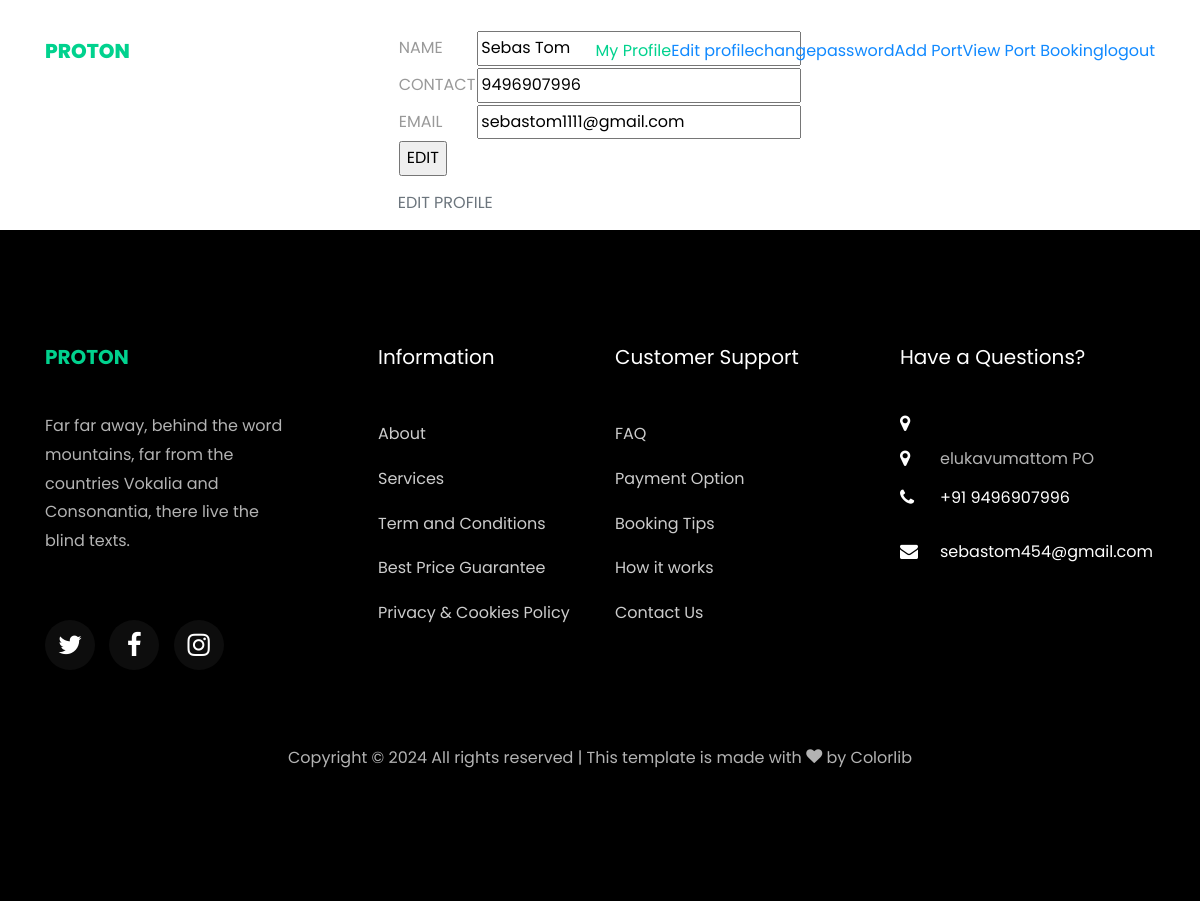
Page /CPO/editprofile/ (signed in) on the committed database.
### Guest/models.py (models this page shows)
class tbl_cpo(models.Model):
    cpo_id = models.CharField(max_length=100)
    cpo_name = models.CharField(max_length=100)
    cpo_contact=models.CharField(max_length=50)
    cpo_email = models.EmailField(max_length=50)
    cpo_password = models.CharField(max_length=50)
    station_name = models.CharField(max_length=50)
    station_proof = models.FileField(upload_to='Assets/CpoProof/')
    place=models.ForeignKey(tbl_place, on_delete=models.CASCADE)

### CPO/views.py (the view)
# urls.py: path('editprofile/',views.Editprofile,name="editprofile"),
def Editprofile(request):
    Data=tbl_cpo.objects.get(id=request.session["cid"])
    if request.method=="POST":
        Data.cpo_name=request.POST.get("txtname")
        Data.cpo_contact=request.POST.get("txtcontact")
        Data.cpo_email=request.POST.get("txtemail")
        Data.save()
        return redirect("webcpo:homepage")
    else:
        return render(request, "CPO/Editprofile.html",{"Edit":Data})

### CPO/Templates/CPO/Editprofile.html (shortened to what this page needs)
{% extends 'CPO/Header.html' %}
{% block content %}
{% load static %}
<!DOCTYPE html>
<html lang="en">
  <head>
  </head>
  <body>
    <form action="" method="post">
      <table align="center">
        <caption>
          EDIT PROFILE
        </caption>
        <tr><td>NAME</td><td><input type="text"  name="txtname"  id=""  value="{{Edit.cpo_name}}"/></td></tr>
        <tr><td>CONTACT</td><td><input type="text" name="txtcontact" id="" value="{{Edit.cpo_contact}}"/></td></tr>
        <tr><td>EMAIL</td><td><input type="email"  name="txtemail"  id=""  value="{{Edit.cpo_email}}"/></td></tr>
          <td colspan="2"><input type="submit" value="EDIT" /></td>
      </table>
    </form>
  </body>
</html>
{% endblock content %}

### rows in the picture
tbl_cpo: txtname "Sebas Tom", txtcontact "9496907996", txtemail "sebastom1111@gmail.com"
